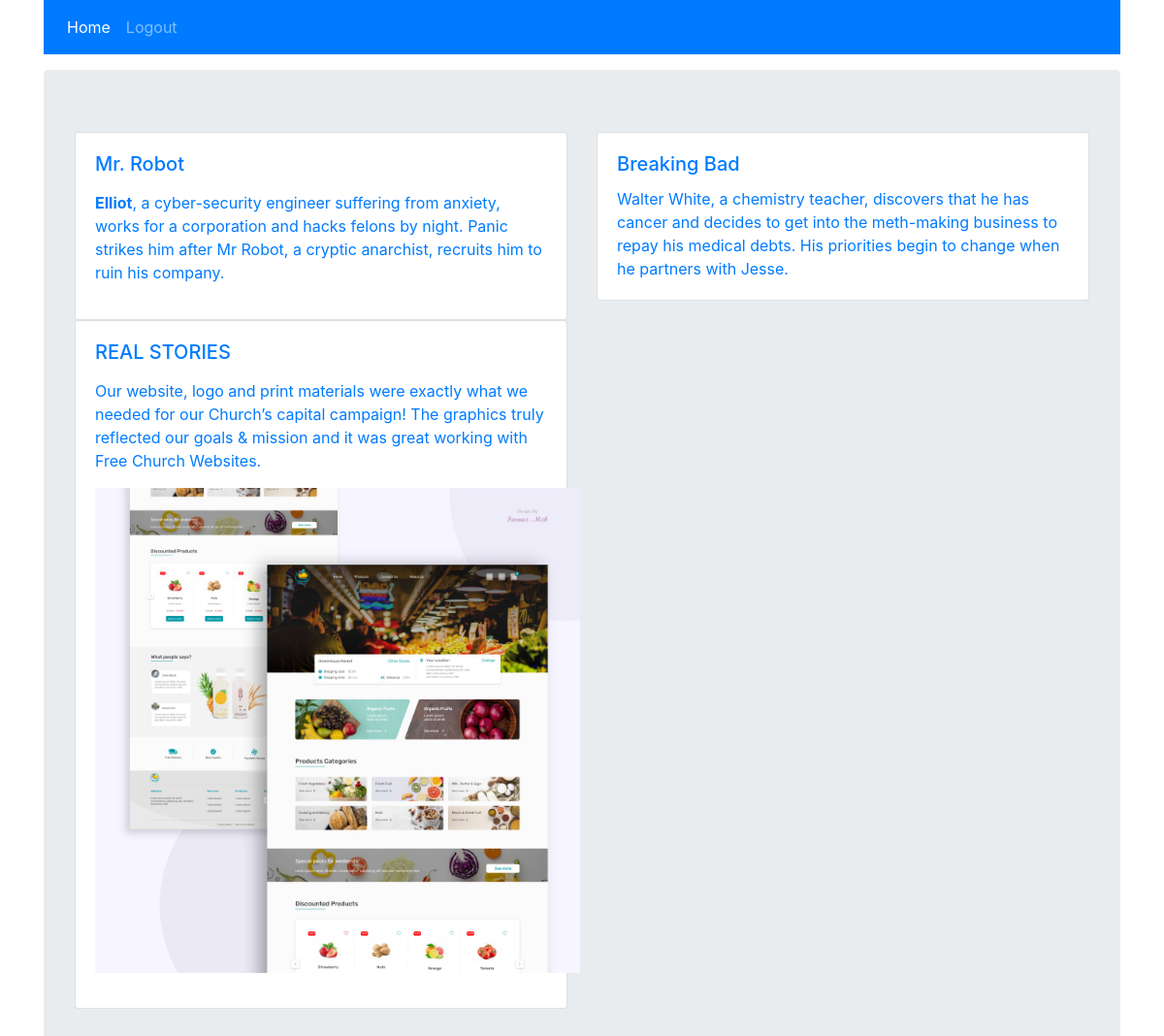
The app's page / (signed in) with its own data.
### blog/models.py (models this page shows, shortened)
class Article(models.Model):
    STATUS = (
        ('draft','Draft'),
        ('publish','Publish')
    )
    writer = models.ForeignKey(User,on_delete= models.CASCADE)
    title = models.CharField(max_length=150)
    slug = models.SlugField(max_length=150 ,unique=True,allow_unicode=True)
    body = RichTextUploadingField()
    publish = models.DateTimeField(default=timezone.now)
    created = models.DateTimeField(auto_now_add=True)
    updated = models.DateTimeField(auto_now=True)
    status = models.CharField(max_length=20,choices=STATUS,default='draft')
    objects = models.Manager()
    published = PublishArticleManager()
    def get_absolute_url(self):
        return reverse("blog:article_detail", args=[self.id,self.slug])

### blog/views.py (the view)
# urls.py: path('', views.all_articles , name='all_articles'),
def all_articles(request):
    all_articles = Article.published.all()
    return render(request,'blog/all_articles.html',{'all_articles':all_articles})

### blog/models.py (called while the page is built)
    def get_queryset(self):
        return super().get_queryset().filter(status = 'publish')

### blog/templates/blog/all_articles.html
{% extends 'base.html' %}
{% block content %}
<div class="row">
    {% if all_articles %}
    {% for article in all_articles %}
        <div class="col-6">
            <a href="{{article.get_absolute_url}}">
                <div class="card">
                    <div class="card-body">
                        <h5 class="card-title">{{article.title}}</h5>
                        <p class="card-text">{{article.body|safe}}</p>
                    </div>
                </div>
            </a>
        </div>
    {% endfor %}
    {% else %}
        <h5>Ooooops! There Is No Article</h5>
    {% endif %}
</div>
{% endblock %}

### records on screen
Article: title "Mr. Robot", body "Elliot , a cyber-security engineer suffering from anxiety, works for a corporation and hacks felons by night. Panic strikes him after Mr Robot, a cryptic anarchist, recruits him to ruin his company."
Article: title "Breaking Bad", body "Walter White, a chemistry teacher, discovers that he has cancer and decides to get into the meth-making business to repay his medical debts. His priorities begin to change when he partners with Jesse."
Article: title "REAL STORIES", body "Our website, logo and print materials were exactly what we needed for our Church’s capital campaign! The graphics truly reflected our goals & mission and it was great working with Free Church Websites.", body (picture)
